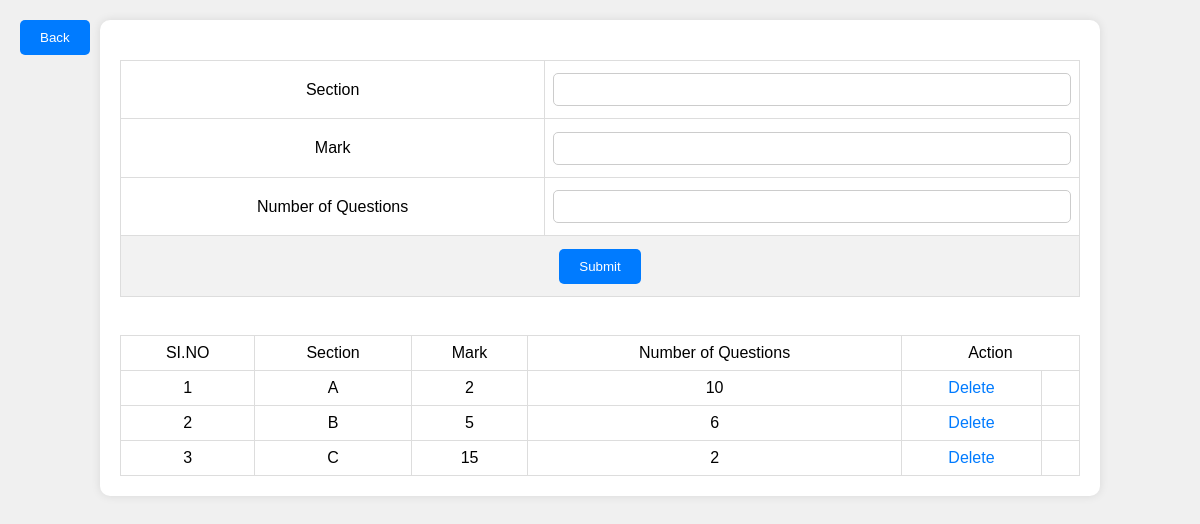
The app's page /Teacher/Section/ with its own data.
### Teacher/models.py (models this page shows)
class tbl_section (models.Model):
    section_name=models.CharField(max_length=20)
    section_mark=models.IntegerField()
    section_qstn=models.IntegerField(null=True)

### Teacher/views.py (the view)
# urls.py: path('Section/', views.Section,name="section"),
def Section(request):
      Section = tbl_section.objects.all()
      if request.method=="POST":
           tbl_section.objects.create(section_name=request.POST.get("txt_section"),section_mark=request.POST.get("txt_mark"),section_qstn=request.POST.get("txt_qstn"))
           return redirect("wteacher:section")
      else:
         return render(request,"Teacher/Section.html",{"section":Section})

### Teacher/Templates/Teacher/Section.html (shortened to what this page needs)
<!DOCTYPE html>
<html lang="en">
<head>
</head>
<body>
    <button type="button" class="back-button" onclick="window.history.back()">Back</button>
    <form id="form1" name="form1" method="post" action="">
        <div align="center">
            <table width="345" height="237" border="1" align="center">
                <tr>
                    <td>Section</td>
                    <td><input type="text" name="txt_section"></td>
                </tr>
                <tr>
                    <td>Mark</td>
                    <td><input type="text" name="txt_mark"></td>
                </tr>
                <tr>
                    <td>Number of Questions</td>
                    <td><input type="text" name="txt_qstn"></td>
                </tr>
                <tr>
                    <th colspan="2" scope="row">
                        <div align="center">
                            <input type="submit" name="txt_submit" id="txt_submit" value="Submit" />
                        </div>
                    </th>
                </tr>
            </table>
            <br>
            <table width="345" height="70" border="1" align="center">
                <tr>
                    <td>SI.NO</td>
                    <td>Section</td>
                    <td>Mark</td>
                    <td>Number of Questions</td>
                    <td colspan="2">Action</td>
                </tr>
                {% for i in section %}
                <tr>
                    <td>{{forloop.counter}}</td>
                    <td>{{i.section_name}}</td>
                    <td>{{i.section_mark}}</td>
                    <td>{{i.section_qstn}}</td>
                    <td><a href="{% url 'wteacher:delete_section' i.id %}">Delete</a></td>
                    <td></td>
                </tr>
                {% endfor %}
            </table>
        </div>
    </form>
</body>
</html>

### Teacher/Templates/Teacher/Section.html (style rules this page uses)
body { font-family: Arial, sans-serif; background-color: #f0f0f0; margin: 0; padding: 0; }
form { margin: 20px auto; width: 80%; background-color: #fff; padding: 20px; border-radius: 10px; box-shadow: 0 0 10px rgba(0, 0, 0, 0.1); }
table { width: 100%; border-collapse: collapse; margin-top: 20px; }
table, th, td { border: 1px solid #ddd; padding: 8px; text-align: center; }
th { background-color: #f2f2f2; }
td { background-color: #fff; }
input[type="text"] { width: 100%; padding: 8px; box-sizing: border-box; border-radius: 5px; border: 1px solid #ccc; }
input[type="submit"], button[type="button"] { background-color: #007bff; color: #fff; border: none; padding: 10px 20px; border-radius: 5px; cursor: pointer; }
a { text-decoration: none; color: #007bff; }
.back-button { position: absolute; top: 20px; left: 20px; }

### records on screen
tbl_section: section_name "A", section_mark "2", section_qstn "10"
tbl_section: section_name "B", section_mark "5", section_qstn "6"
tbl_section: section_name "C", section_mark "15", section_qstn "2"
